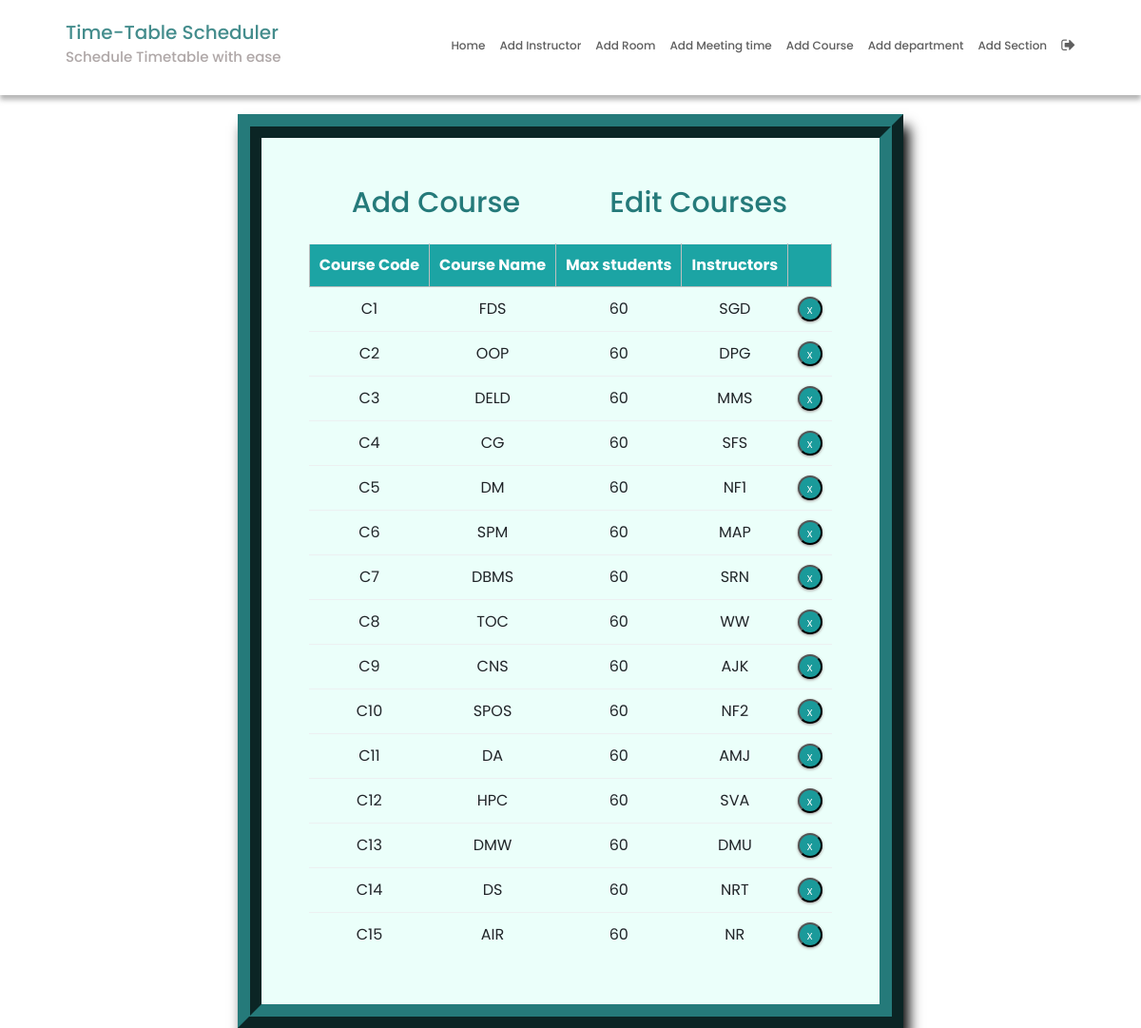
Screenshot of /courseEdit/ (signed in) with the database file from the repository.
### SchedulerApp/models.py (models this page shows, shortened)
class Course(models.Model):
    course_number = models.CharField(max_length=5, primary_key=True)
    course_name = models.CharField(max_length=40)
    max_numb_students = models.CharField(max_length=65)
    instructors = models.ManyToManyField(Instructor)

### SchedulerApp/views.py (the view)
# urls.py: path('courseEdit/', courseEdit, name='courseEdit'),
@login_required
def courseEdit(request):
    instructor = defaultdict(list)
    for course in Course.instructors.through.objects.all():
        course_number = course.course_id
        instructor_name = Instructor.objects.filter(
            id=course.instructor_id).values('name')[0]['name']
        instructor[course_number].append(instructor_name)
    context = {'courses': Course.objects.all(), 'instructor': instructor}
    return render(request, 'courseEdit.html', context)

### SchedulerApp/templatetags/index.py (called while the page is built)
@register.filter
def dictKey(d, k):
    return ', '.join(d[k]) or ''

@register.tag
def active(parser, token):
    args = token.split_contents()
    template_tag = args[0]
    if len(args) < 2:
        raise (template.TemplateSyntaxError, f'{template_tag} tag requires at least one argument')
    return NavSelectedNode(args[1:])

    def render(self, context):
        path = context['request'].path
        for p in self.patterns:
            pValue = template.Variable(p).resolve(context)
            if path == pValue:
                return 'active'
        return ''

### templates/courseEdit.html (shortened to what this page needs)
{% extends 'base.html' %}
{% block content %}
{% load static %}
{% load index %}
<fieldset class="fieldset">
  <a href="{% url 'courseAdd'%}">
    <h1 class="tablink" onclick="openPage('new')" id="defaultOpen">Add Course</h1>
  </a>
  <h1 class="tablink" onclick="openPage('edit')" id="link_to_edit">Edit Courses</h1>
  <div class="tabcontent" id="edit">
    <table class="table1">
      <thead>
        <tr class="table-headers">
          <th>Course Code</th>
          <th>Course Name</th>
          <th>Max students</th>
          <th>Instructors</th>
          <th class="empty"></th>
        </tr>
      </thead>
      <tbody>
        {% for crs in courses %}
        <tr>
          <td>{{crs.course_number}}</td>
          <td>{{crs.course_name}}</td>
          <td>{{crs.max_numb_students}}</td>
          <td>{{instructor|dictKey:crs.course_number}}</td>
          <td class="empty">
            <form action="{% url 'deletecourse' crs.course_number %}" method="post">
              <input type="submit" value="X" class="cross">
            </form>
          </td>
        </tr>
        {% endfor %}
      </tbody>
    </table>
  </div>
</fieldset>
{% endblock %}

### static/CSS/style.css (style rules this page uses)
* { margin: 0; padding: 0; box-sizing: border-box; font-family: "poppins", sans-serif; }
html { scroll-behavior: smooth; }
a { text-decoration: none; }
body { position: relative; }
html, body { margin: 0; padding: 0; box-sizing: border-box; font-family: "Quicksand", sans-serif; font-size: 62.5%; font-size: 10px; height: 100%; width: 100vw; }
fieldset { padding: 50px; border-width: 25px; border-style: ridge; border-color: #257a7a; box-shadow: 6px 13px 13px 0px black; background-color: #ebfffa; }
fieldset h1 { color: #257a7a; padding-bottom: 20px; margin-inline: 45px; display: inline-block; cursor: pointer; font-size: 3rem; }
fieldset input { padding: 8px; color: #938c8c }
.table2 td, th { border: 1px solid rgb(190, 190, 190); padding: 10px 20px; }
.table1 { width: 100%; border-collapse: collapse; text-align: center; overflow: hidden; }
.table1 td, th { border-top: 1px solid #ECF0F1; padding: 10px; }
.table1 th { background-color: #1ca4a4; color: #fff; }
.empty form { display: flex; justify-content: center; }
.cross { border-radius: 50%; font-size: 1rem; box-shadow: 0px 1px 3px 0px #9e9292; padding: 5px; color: #fff; background-color: #1a9a9a; cursor: pointer; width: 26px; height: 26px; }
.fieldset { min-width: 650px; font-size: 1.6rem; }

### rows the page displays
Course: course_number "C1", course_name "FDS", max_numb_students "60", course_number "SGD"
Course: course_number "C2", course_name "OOP", max_numb_students "60", course_number "DPG"
Course: course_number "C3", course_name "DELD", max_numb_students "60", course_number "MMS"
Course: course_number "C4", course_name "CG", max_numb_students "60", course_number "SFS"
Course: course_number "C5", course_name "DM", max_numb_students "60", course_number "NF1"
Course: course_number "C6", course_name "SPM", max_numb_students "60", course_number "MAP"
Course: course_number "C7", course_name "DBMS", max_numb_students "60", course_number "SRN"
Course: course_number "C8", course_name "TOC", max_numb_students "60", course_number "WW"
Course: course_number "C9", course_name "CNS", max_numb_students "60", course_number "AJK"
Course: course_number "C10", course_name "SPOS", max_numb_students "60", course_number "NF2"
Course: course_number "C11", course_name "DA", max_numb_students "60", course_number "AMJ"
Course: course_number "C12", course_name "HPC", max_numb_students "60", course_number "SVA"
Course: course_number "C13", course_name "DMW", max_numb_students "60", course_number "DMU"
Course: course_number "C14", course_name "DS", max_numb_students "60", course_number "NRT"
Course: course_number "C15", course_name "AIR", max_numb_students "60", course_number "NR"
